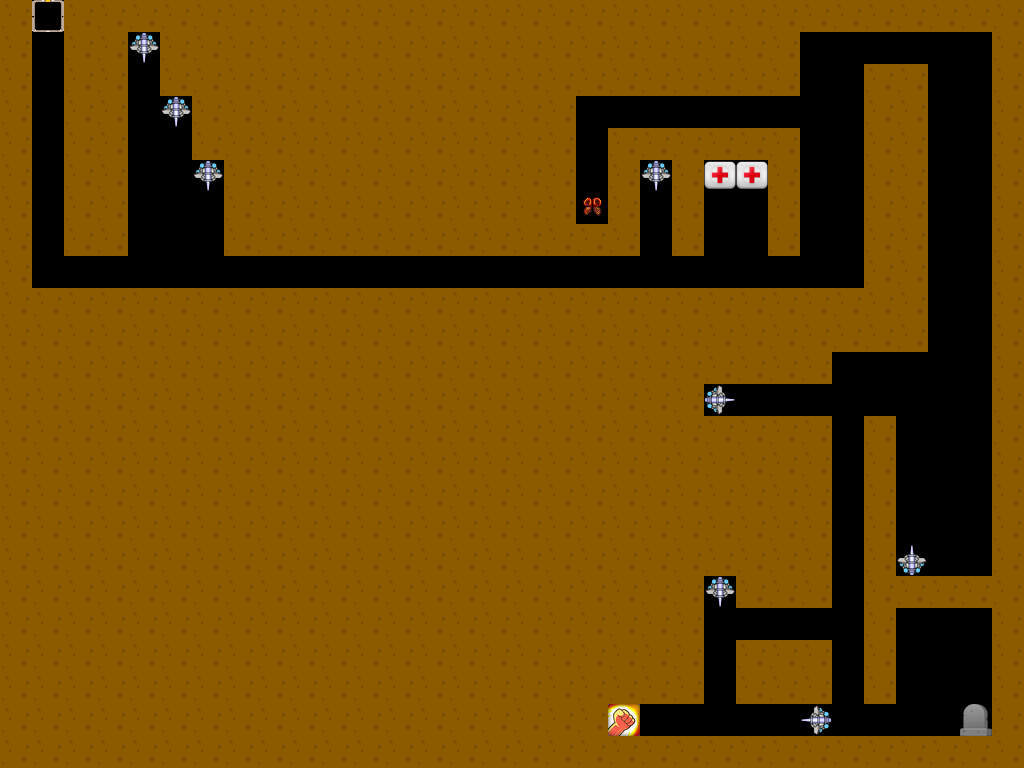

Below is a game level as drawn by its tile map, then a one-line description and the .tmx that defines it (tile-layer data replaced by summaries):
An orthogonal 32x24 tile map with 32x32 px tiles, 10 tile layers (CharSpawn, Health, Speed, Strength, ...), 10 tilesets.

<map version="1.0" orientation="orthogonal" renderorder="right-down" width="32" height="24" tilewidth="32" tileheight="32" nextobjectid="1">
 <tileset firstgid="1" name="Speedpack" tilewidth="32" tileheight="32" tilecount="2" columns="2">
  <image source="../Tilesets/Speedpack.png" width="64" height="32" />
 </tileset>
 <tileset firstgid="3" name="Healthpack" tilewidth="32" tileheight="32" tilecount="2" columns="2">
  <image source="../Tilesets/Healthpack.png" width="64" height="32" />
 </tileset>
 <tileset firstgid="5" name="Strengthpack" tilewidth="32" tileheight="32" tilecount="2" columns="2">
  <image source="../Tilesets/Strengthpack.png" width="64" height="32" />
 </tileset>
 <tileset firstgid="7" name="Desert" tilewidth="32" tileheight="32" tilecount="16" columns="16">
  <image source="../Tilesets/Desert.png" width="512" height="32" />
 </tileset>
 <tileset firstgid="23" name="CharSpawn" tilewidth="32" tileheight="32" tilecount="2" columns="2">
  <image source="../Tilesets/CharSpawn.png" width="64" height="32" />
 </tileset>
 <tileset firstgid="25" name="TurretDown" tilewidth="32" tileheight="32" tilecount="1" columns="1">
  <image source="../Tilesets/TurretDown.png" width="32" height="32" />
 </tileset>
 <tileset firstgid="26" name="Exit" tilewidth="32" tileheight="32" tilecount="1" columns="1">
  <image source="../Tilesets/Exit.png" width="32" height="32" />
 </tileset>
 <tileset firstgid="27" name="TurretUp" tilewidth="32" tileheight="32" tilecount="1" columns="1">
  <image source="../Characters/TurretUp.png" width="32" height="32" />
 </tileset>
 <tileset firstgid="28" name="TurretLeft" tilewidth="32" tileheight="32" tilecount="1" columns="1">
  <image source="../Characters/TurretLeft.png" width="32" height="32" />
 </tileset>
 <tileset firstgid="29" name="TurretRight" tilewidth="32" tileheight="32" tilecount="1" columns="1">
  <image source="../Characters/TurretRight.png" width="32" height="32" />
 </tileset>
 <layer name="CharSpawn" width="32" height="24">
  <data>[768 cells, 1 non-empty, 1 distinct tile ids]</data>
 </layer>
 <layer name="Health" width="32" height="24">
  <data>[768 cells, 2 non-empty, 1 distinct tile ids]</data>
 </layer>
 <layer name="Speed" width="32" height="24">
  <data>[768 cells, 1 non-empty, 1 distinct tile ids]</data>
 </layer>
 <layer name="Strength" width="32" height="24">
  <data>[768 cells, 1 non-empty, 1 distinct tile ids]</data>
 </layer>
 <layer name="Collide" width="32" height="24">
  <data>[768 cells, 598 non-empty, 1 distinct tile ids]</data>
 </layer>
 <layer name="TurretDown" width="32" height="24">
  <data>[768 cells, 5 non-empty, 1 distinct tile ids]</data>
 </layer>
 <layer name="TurretLeft" width="32" height="24">
  <data>[768 cells, 1 non-empty, 1 distinct tile ids]</data>
 </layer>
 <layer name="TurretRight" width="32" height="24">
  <data>[768 cells, 1 non-empty, 1 distinct tile ids]</data>
 </layer>
 <layer name="TurretUp" width="32" height="24">
  <data>[768 cells, 1 non-empty, 1 distinct tile ids]</data>
 </layer>
 <layer name="Exit" width="32" height="24">
  <data>[768 cells, 1 non-empty, 1 distinct tile ids]</data>
 </layer>
</map>
